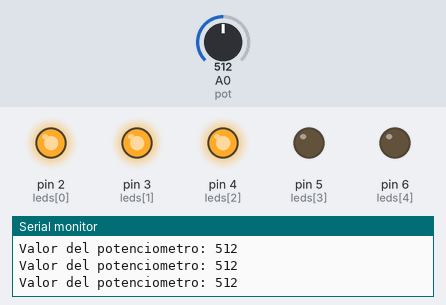
A sketch run on a simulated Arduino Uno, built with avr-gcc and run on an emulated ATmega328P. On the bench: output pins drawn as LEDs (lit = HIGH), the last lines printed to the serial monitor. Inputs (shaded band) come from the test bench; at power-on: A0 (pot) = 512.

Above: at 1.2 s.
1.3 s: A0 (pot) set to 409
4.3 s: A0 (pot) set to 384
At 4.9 s:
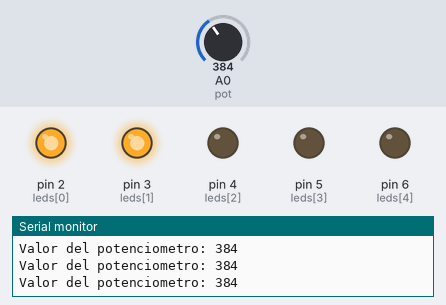
5.8 s: A0 (pot) set to 219
8.8 s: A0 (pot) set to 192
At 9.2 s:
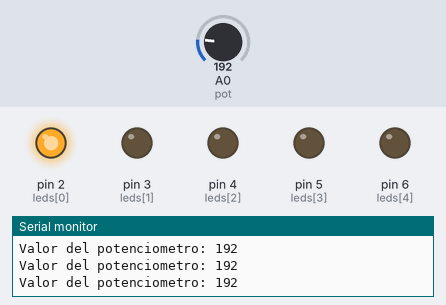
10.3 s: A0 (pot) set to 6
11.8 s: A0 (pot) set to 3
At 13.1 s:
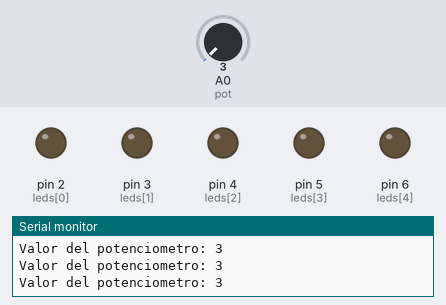
Timing chart, 0 to 14.3 s (numbered marks = the images above; inputs shaded):
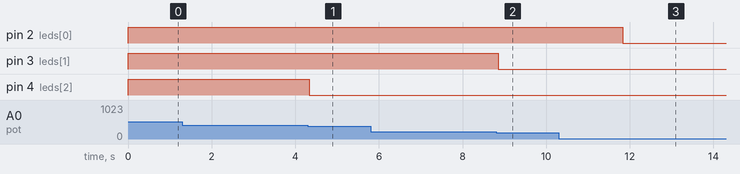

Measured:
- the behaviour switches between 401 and 400 on A0 (pot) (found by bisection; images 0 and 1)
- the behaviour switches between 201 and 200 on A0 (pot) (found by bisection; images 1 and 2)
- the behaviour switches between 5 and 4 on A0 (pot) (found by bisection; images 2 and 3)
- after the input at 4.3 s, pin 4 (leds[2]): HIGH → LOW at once
- after the input at 8.8 s, pin 3 (leds[1]): HIGH → LOW after 0.06 s
- after the input at 11.8 s, pin 2 (leds[0]): HIGH → LOW at once

The sketch:

Vumetro_de_Leds.ino
```cpp
/*
  Ejemplos de Manejo de Leds incrementales con un potenciometro
  Autor: Diego C. Fernandez Sanz
  Fecha: 27/12/2014

*/


int leds[]={2,3,4,5,6};            // Definición de todas las variables asociadas a los pines de control
int pot;                           // Definición de la variable que guardará el estado del potenciómetro
int n=0;                           // Variable auxiliar que utilizaremos como contador en el ciclos.

void setup(){
   for(n=0;n<5;n++)
  {
    pinMode(leds[n],OUTPUT);      // Define todos los puertos como salida
  }

  Serial.begin(9600);              //Iniciamos la comunicación con el puerto monitor serial
}


void loop(){
  pot = analogRead(A0);            // Lee el potenciometro con una lectura analógica desde el puerto A0

  //Monitorizamos el valor del potenciómetro con el serial.print seguido entre paréntesis de lo que queremos que nos muestre.
  Serial.print("Valor del potenciometro: ");
  Serial.print(pot);
  Serial.print(" \n");
  //delay(2000);


    // Ciclos para definir cuales de los leds se tienen que ir prendiendo
    // Todos apagados
    if(pot < 5){
     for(n=0;n<5;n++)
       digitalWrite(leds[n],LOW);
    }

    // 1 Led endendido
    if(pot >= 5 && pot <= 200){         //Definimos el rango para el cual se encenderá el LED
       for(n=0;n<1;n++)                 //solo se enciende un LED, de ahí el número 1
         digitalWrite(leds[n],HIGH);    //Se encienden n LEDs, aquí n = 1
       for(n=1;n<5;n++)                 //Los demás LEDs están apagados
         digitalWrite(leds[n],LOW);
   }


    // 2 Led endendidos
   if(pot > 200 && pot <= 400){
     for(n=0;n<2;n++)
       digitalWrite(leds[n],HIGH);
     for(n=2;n<5;n++)
       digitalWrite(leds[n],LOW);
   }

   // 3 Led endendidos
   if(pot > 400 && pot <= 600){
     for(n=0;n<3;n++)
       digitalWrite(leds[n],HIGH);
     for(n=3;n<5;n++)
       digitalWrite(leds[n],LOW);
   }


   // 4 Led encendidos
   if(pot > 600 && pot <= 800){
     for(n=0;n<4;n++)
       digitalWrite(leds[n],HIGH);
   for(n=4;n<5;n++)
       digitalWrite(leds[n],LOW);
   }

   // 5 Leds prendidos
   if(pot > 800){
     for(n=0;n<5;n++)
       digitalWrite(leds[n],HIGH);
   }


 }
```
